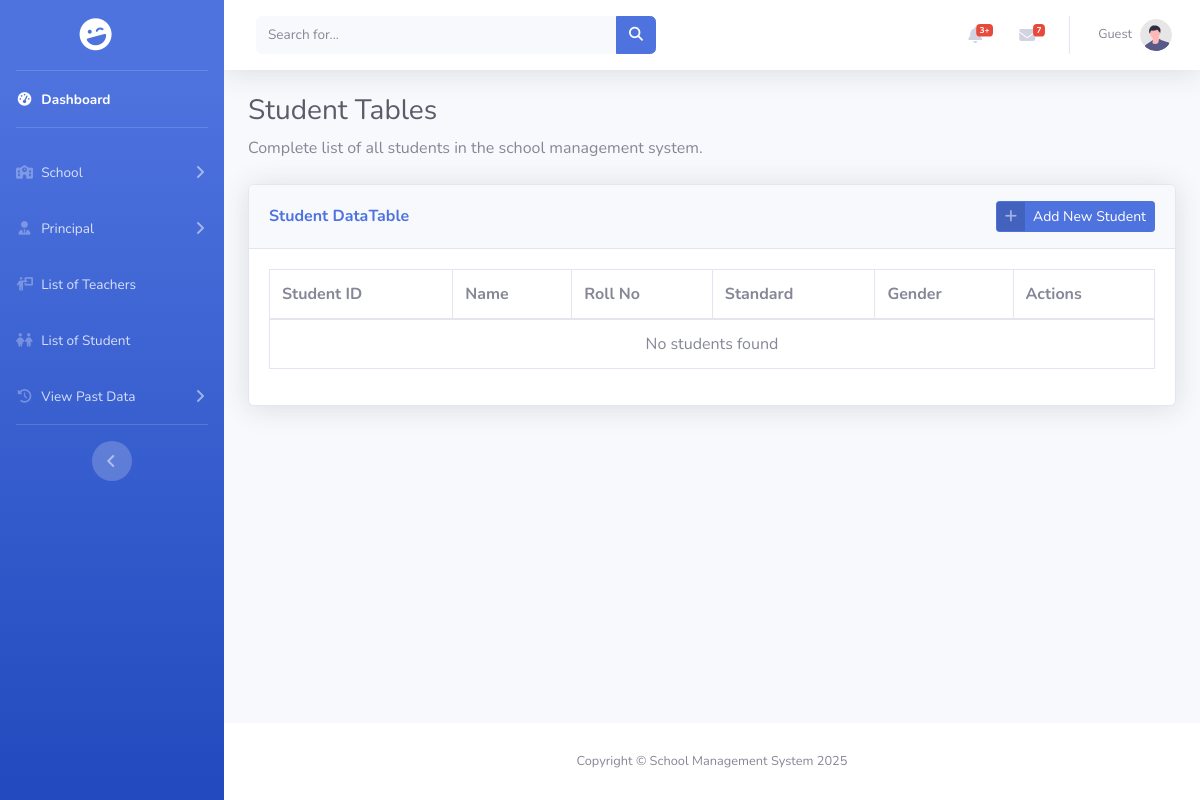
The page /pages/student/student_list.php (signed in) on the database as committed earlier.
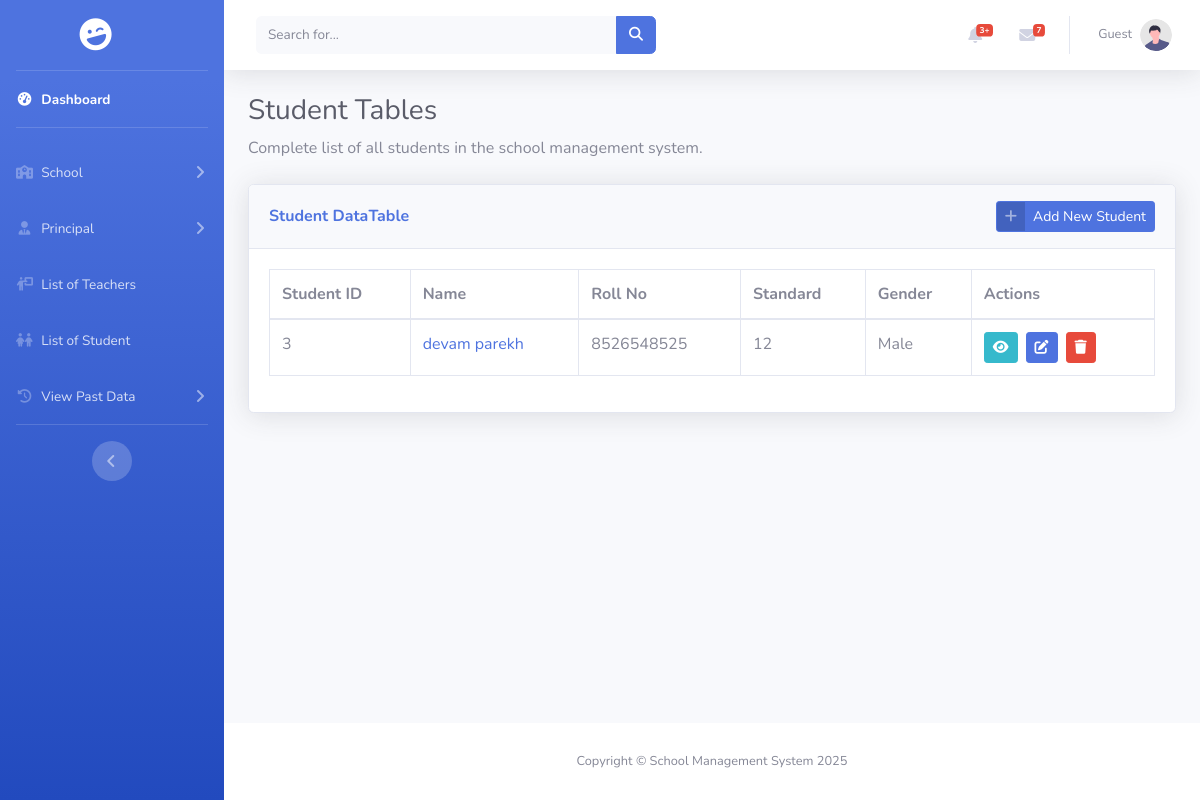
The same page on the database as committed later.
### tables this page shows
CREATE TABLE `student` (
  `id` int(11) NOT NULL,
  `student_image` varchar(255) DEFAULT NULL,
  `student_name` varchar(50) DEFAULT NULL,
  `rollno` varchar(10) DEFAULT NULL,
  `std` varchar(4) DEFAULT NULL,
  `email` varchar(50) NOT NULL,
  `password` varchar(255) NOT NULL,
  `academic_year` varchar(9) DEFAULT NULL,
  `school_id` int(11) DEFAULT NULL,
  `dob` date DEFAULT NULL,
  `gender` enum('male','female','others') DEFAULT NULL,
  `blood_group` enum('a+','a-','b+','b-','ab+','ab-','o+','o-') DEFAULT NULL,
  `address` text DEFAULT NULL,
  `father_name` varchar(50) DEFAULT NULL,
  `father_phone` varchar(10) DEFAULT NULL,
  `mother_name` varchar(50) DEFAULT NULL,
  `mother_phone` varchar(10) DEFAULT NULL
);

### pages/student/student_list.php (the view, shortened to what the changed rows need)
<?php
include_once "../../includes/connect.php";
$query = "SELECT s.id, s.student_name, s.rollno, s.std, s.email, s.academic_year,
                s.dob, s.gender, s.blood_group, s.address, s.father_name, s.father_phone,
                s.mother_name, s.mother_phone, sc.school_name
        FROM student s
        LEFT JOIN school sc ON s.school_id = sc.id
        ORDER BY s.id ASC";
$result = mysqli_query($conn, $query);
?>
<!DOCTYPE html>
<html lang="en">
<head>
    <link href="../../assets/vendor/fontawesome-free/css/all.min.css" rel="stylesheet" type="text/css">
    <link href="../../assets/css/sb-admin-2.min.css" rel="stylesheet">
    <link rel="stylesheet" href="https://cdnjs.cloudflare.com/ajax/libs/font-awesome/6.5.2/css/all.min.css" />
    <link href="../../assets/vendor/datatables/dataTables.bootstrap4.min.css" rel="stylesheet">
</head>
<body id="page-top">
    <div id="wrapper">
        <div id="content-wrapper" class="d-flex flex-column">
            <div id="content">
                <div class="container-fluid">
                    <h1 class="h3 mb-2 text-gray-800">Student Tables</h1>
                    <div class="card shadow mb-4">
                        <div class="card-body">
                            <div class="table-responsive">
                                <table class="table table-bordered" id="dataTable" width="100%" cellspacing="0">
                                    <thead>
                                        <tr>
                                            <th>Student ID</th>
                                            <th>Name</th>
                                            <th>Roll No</th>
                                            <th>Standard</th>
                                            <th>Gender</th>
                                            <th>Actions</th>
                                        </tr>
                                    </thead>
                                    <tbody>
                                        <?php
                                        if ($result && mysqli_num_rows($result) > 0) {
                                            while ($row = mysqli_fetch_assoc($result)) {
                                                echo "<tr>";
                                                echo "<td>" . htmlspecialchars($row['id']) . "</td>";
                                                echo "<td>";
                                                echo "<a href='view.php?id=" . $row['id'] . "' class='text-decoration-none'>";
                                                echo htmlspecialchars($row['student_name'] ?? 'N/A');
                                                echo "</a>";
                                                echo "</td>";
                                                echo "<td>" . htmlspecialchars($row['rollno'] ?? 'N/A') . "</td>";
                                                echo "<td>" . htmlspecialchars($row['std'] ?? 'N/A') . "</td>";
                                                echo "<td>" . htmlspecialchars(ucfirst($row['gender'] ?? 'N/A')) . "</td>";
                                                echo "<td>";
                                                echo "<a href='view.php?id=" . $row['id'] . "' class='btn btn-info btn-sm mr-2'>";
                                                echo "<i class='fas fa-eye'></i>";
                                                echo "</a>";
                                                echo "<a href='edit.php?id=" . $row['id'] . "' class='btn btn-primary btn-sm mr-2'>";
                                                echo "<i class='fas fa-edit'></i>";
                                                echo "</a>";
                                                echo "<button class='btn btn-danger btn-sm' onclick='confirmDelete(" . $row['id'] . ")'>";
                                                echo "<i class='fas fa-trash'></i>";
                                                echo "</button>";
                                                echo "</td>";
                                                echo "</tr>";
                                            }
                                        } else {
                                            echo "<tr><td colspan='6' class='text-center'>No students found</td></tr>";
                                        }
                                        ?>
                                    </tbody>
                                </table>
                            </div>
                        </div>
                    </div>
                </div>
                </div>
            </div>
        </div>
</body>
</html>

Rows that differ between the two databases and show on the page:
added student: id "3", student_name "devam parekh", rollno "8526548525", std "12", gender "Male"
Other text that changed with them:
text no longer shown: "No students found"
